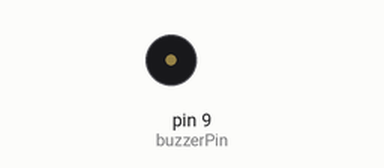
This sketch was run on a simulated Arduino Uno, built with avr-gcc and run on an emulated ATmega328P. On the bench: buzzer (waves = sounding).

Above: at 2.6 s.
At 8.15 s:
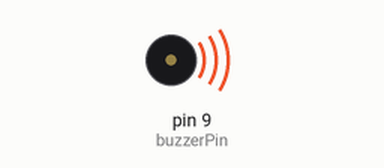
Timing chart, 0 to 9.2 s (numbered marks = the images above):
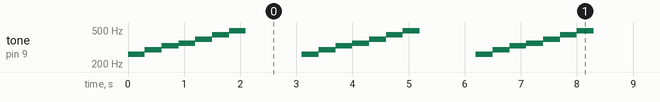

Measured:
- by itself, tone on pin 9 (buzzerPin): repeats every 3.1 s: 293 Hz 0.30 s, 329 Hz 0.30 s, 349 Hz 0.30 s, 392 Hz 0.30 s, 440 Hz 0.30 s, 493 Hz 0.30 s, silent 1.0 s, 261 Hz 0.30 s

The sketch:

Blink_with_Buzz3.ino
```cpp
// 定義音階對應的頻率（Hz）
#define NOTE_C  261  // Do
#define NOTE_D  293  // Re
#define NOTE_E  329  // Mi
#define NOTE_F  349  // Fa
#define NOTE_G  392  // So
#define NOTE_A  440  // La
#define NOTE_B  493  // Si

int buzzerPin = 9;  // 蜂鳴器接腳位

void setup() {
  // 不需設定 pinMode，tone() 會自動處理
  playScale();  // 播放一次音階
}

void loop() {
  // 可重複播放
  delay(1000);
  playScale();
}

void playScale() {
  tone(buzzerPin, NOTE_C, 500); delay(300);
  tone(buzzerPin, NOTE_D, 500); delay(300);
  tone(buzzerPin, NOTE_E, 500); delay(300);
  tone(buzzerPin, NOTE_F, 500); delay(300);
  tone(buzzerPin, NOTE_G, 500); delay(300);
  tone(buzzerPin, NOTE_A, 500); delay(300);
  tone(buzzerPin, NOTE_B, 500); delay(300);
  noTone(buzzerPin);  // 停止聲音
}
```
